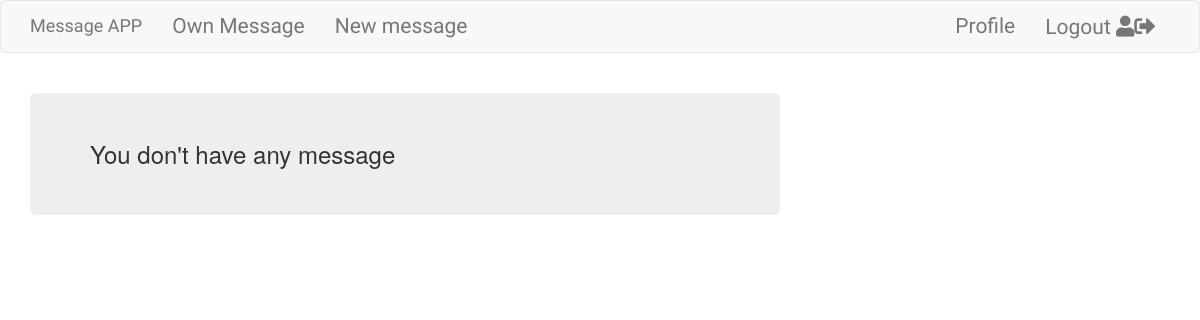
The page / (signed in) on the database as committed earlier.
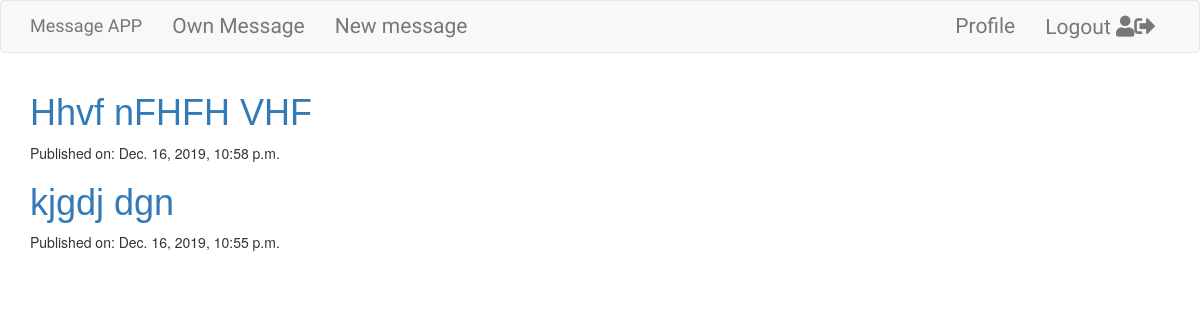
The same page on the database as committed later.
### normal/models.py (models this page shows, shortened)
class Message(models.Model):
    user = models.ForeignKey('auth.User',on_delete=models.CASCADE)
    title= models.CharField(max_length = 200)
    msg= models.TextField(max_length = 99999)
    added = models.DateTimeField(auto_now_add=True)
    edited = models.DateTimeField(auto_now_add=True)

### normal/views.py (the view)
# urls.py: url(r'^$',views.OwnMessageList.as_view(),name='message_list'),
@method_decorator(login_required, name='dispatch')
class OwnMessageList(ListView):
    model = Message
    template_name = 'own_Message_list.html'
    def get_queryset(self):
        return Message.objects.filter(user=self.request.user).order_by('-added')

### templates/own_Message_list.html
{% extends 'base.html' %}
{% block content %}
<div class="centerstage">
    {% for message in message_list %}
    {% if user.is_authenticated  %}
    <div class="message">
        <h1><a href="{% url 'message_detail' pk=message.pk %}">{{ message.title }}</a></h1>
        <div class="date">
            <p>Published on: {{ message.added }}</p>
        </div>
    </div>
    {% endif %}
    {% empty %}
    <h3 class="jumbotron">You don't have any message</h3>
    {% endfor %}
</div>
{% endblock %}

### templates/base.html (shortened to what this page needs)
<!DOCTYPE html>
{% load staticfiles %}
<html lang="en">
<head>
  <link rel="stylesheet" href="//cdn.jsdelivr.net/medium-editor/latest/css/medium-editor.min.css" type="text/css"
    media="screen" charset="utf-8">
  <link rel="stylesheet" href="{% static 'css/message.css' %}">
  <link rel="stylesheet" href="https://use.fontawesome.com/releases/v5.7.2/css/all.css"
>
  <link rel="stylesheet" href="https://maxcdn.bootstrapcdn.com/bootstrap/3.4.0/css/bootstrap.min.css">
</head>
<body class='loader'>
  <nav class="navbar navbar-default techfont custom-navbar">
    <div class="container">
      <div class="navbar-header">
        <a class='navbar-brand bigbrand' href="{% url 'message_list' %}">Message APP</a>
      </div>
      <div class="collapse navbar-collapse" id="myNavbar">
        <ul class="nav navbar-nav">
          {% if user.is_authenticated %}
          <li>
            <a href="{% url 'own_message_list' %}">Own Message</a>
          </li>
          <li>
            <a href="{% url 'message_new' %}">New message</a>
          </li>
          {% endif %}
        </ul>
        <ul class="nav navbar-nav navbar-right">
            {% if user.is_authenticated %}
          <li>
            <a href="{% url 'profile' %}">Profile</a>
          </li>
          <li>
            <a href="{% url 'logout' %}">Logout <i class="fas fa-user"></i><i class="fas fa-sign-out-alt"></i></a>
          </li>
          {% else %}
          <li><a class='nav navbar-right' href="{% url 'signup' %}"><i class="fas fa-user-plus"></i>Signup</a></li>
          <li><a class='nav navbar-right' href="{% url 'login' %}"><i class="fas fa-sign-in-alt"></i></span><i
                class="fas fa-user"></i>Login</a></li>
          {% endif %}
        </ul>
      </div>
    </div>
  </nav>
  <div class="content container">
    <div class="row">
      <div class="col-md-8">
        <div class="blog_messages">
          {% block content %}
          {% endblock %}
          <br>
          <br>
        </div>
      </div>
    </div>
  </div>
</body>
</html>

### static/css/message.css (style rules this page uses)
.techfont { font-family: 'Russo One', sans-serif; font-size: 1.5em; margin-bottom: 10px; }
.bigbrand { font-size: 2.5em; }
.centerstage { margin-left: auto; margin-right: auto; }
.message h1 { font-family: 'Noto Sans TC', sans-serif; }

Rows that differ between the two databases and show on the page:
added Message: title "Hhvf nFHFH VHF", added "Dec. 16, 2019, 10:58 p.m."
added Message: title "kjgdj dgn", added "Dec. 16, 2019, 10:55 p.m."
Other text that changed with them:
text no longer shown: "You don't have any message"
